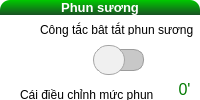
                     <widget class="QFrame" name="Bot_Ctrl_frame_3">
                      <property name="styleSheet">
                       <string notr="true">background-color: rgb(255, 255, 255);
border-radius: 10px;</string>
                      </property>
                      <property name="frameShape">
                       <enum>QFrame::StyledPanel</enum>
                      </property>
                      <property name="frameShadow">
                       <enum>QFrame::Raised</enum>
                      </property>
                      <layout class="QVBoxLayout" name="verticalLayout_27">
                       <property name="spacing">
                        <number>0</number>
                       </property>
                       <property name="leftMargin">
                        <number>0</number>
                       </property>
                       <property name="topMargin">
                        <number>0</number>
                       </property>
                       <property name="rightMargin">
                        <number>0</number>
                       </property>
                       <property name="bottomMargin">
                        <number>0</number>
                       </property>
                       <item>
                        <widget class="QPushButton" name="Bot_Ctrl_frame3_header">
                         <property name="font">
                          <font>
                           <family>Segoe UI</family>
                           <pointsize>10</pointsize>
                           <weight>75</weight>
                           <bold>true</bold>
                          </font>
                         </property>
                         <property name="styleSheet">
                          <string notr="true">color: rgb(255, 255, 255);
background-color: qlineargradient(spread:pad, x1:0, y1:0, x2:0, y2:1, stop:0 rgba(0, 201, 0, 255), stop:1 rgba(25, 81, 36, 255));
border-bottom-left-radius: 0px;
border-bottom-right-radius: 0px;</string>
                         </property>
                         <property name="text">
                          <string>Phun sương</string>
                         </property>
                        </widget>
                       </item>
                       <item>
                        <widget class="QFrame" name="Bot_Ctrl_frame3_body">
                         <property name="frameShape">
                          <enum>QFrame::StyledPanel</enum>
                         </property>
                         <property name="frameShadow">
                          <enum>QFrame::Raised</enum>
                         </property>
                         <widget class="QLabel" name="label_8">
                          <property name="geometry">
                           <rect>
                            <x>40</x>
                            <y>5</y>
                            <width>161</width>
                            <height>20</height>
                           </rect>
                          </property>
                          <property name="styleSheet">
                           <string notr="true">color: rgb(0, 0, 0);</string>
                          </property>
                          <property name="text">
                           <string>Công tắc bật tắt phun sương</string>
                          </property>
                         </widget>
                         <widget class="QLabel" name="label_12">
                          <property name="geometry">
                           <rect>
                            <x>20</x>
                            <y>70</y>
                            <width>141</width>
                            <height>20</height>
                           </rect>
                          </property>
                          <property name="styleSheet">
                           <string notr="true">color: rgb(0, 0, 0);</string>
                          </property>
                          <property name="text">
                           <string>Cái điều chỉnh mức phun</string>
                          </property>
                         </widget>
                         <widget class="QSlider" name="Mist">
                          <property name="geometry">
                           <rect>
                            <x>20</x>
                            <y>100</y>
                            <width>211</width>
                            <height>22</height>
                           </rect>
                          </property>
                          <property name="styleSheet">
                           <string notr="true">QSlider::groove:Sprinkers{
	border: none;
	height: 10px;
	border-radius: 5px;
	margin: 10px;
	
	background-color: qlineargradient(spread:reflect, x1:0, y1:1, x2:1, y2:0, stop:0.0789133 rgba(0, 246, 255, 255), stop:0.467626 rgba(0, 171, 255, 255), stop:0.937904 rgba(0, 111, 255, 255));
}
QSlider::handle:Sprinkers{
	border: 1px solid  rgb(150, 150, 150);
	background-color: qradialgradient(spread:pad, cx:0.5, cy:0.5, radius:0.5, fx:0.5, fy:0.5, stop:0.169154 rgba(74, 74, 55, 255), stop:1 rgba(255, 255, 255, 255));
	height: 20px;
	width: 20px;
	border-radius: 10px;
	margin: -6px;
}</string>
                          </property>
                          <property name="orientation">
                           <enum>Qt::Horizontal</enum>
                          </property>
                         </widget>
                         <widget class="QPushButton" name="Slider_label1_20">
                          <property name="geometry">
                           <rect>
                            <x>160</x>
                            <y>60</y>
                            <width>49</width>
                            <height>28</height>
                           </rect>
                          </property>
                          <property name="font">
                           <font>
                            <family>Segoe UI</family>
                            <pointsize>12</pointsize>
                           </font>
                          </property>
                          <property name="styleSheet">
                           <string notr="true">color: qlineargradient(spread:pad, x1:0, y1:0, x2:0, y2:1, stop:0 rgba(0, 229, 0, 255), stop:1 rgba(0, 121, 0, 255));</string>
                          </property>
                          <property name="text">
                           <string>0'</string>
                          </property>
                         </widget>
                         <widget class="QSlider" name="Mist_Button">
                          <property name="geometry">
                           <rect>
                            <x>80</x>
                            <y>20</y>
                            <width>81</width>
                            <height>51</height>
                           </rect>
                          </property>
                          <property name="minimumSize">
                           <size>
                            <width>0</width>
                            <height>35</height>
                           </size>
                          </property>
                          <property name="maximumSize">
                           <size>
                            <width>16777215</width>
                            <height>16777215</height>
                           </size>
                          </property>
                          <property name="styleSheet">
                           <string notr="true">QSlider::groove:horizotal{
	border: 1px solid rgb(156, 156, 156);
	color: rgb(0, 0, 255);
	height: 20px;
	width: 45px;
	border-radius: 10px;
	background-color: rgb(200, 200, 200);
	margin: 1px;
}
QSlider::handle:horizotal{
	border:  1px solid rgb(165, 165, 165);
	background-color: rgb(240, 240, 240);
	height: 30px;
	width: 30px;
	border-radius: 15px;
	margin: -5px;
}
</string>
                          </property>
                          <property name="maximum">
                           <number>1</number>
                          </property>
                          <property name="pageStep">
                           <number>1</number>
                          </property>
                          <property name="value">
                           <number>0</number>
                          </property>
                          <property name="sliderPosition">
                           <number>0</number>
                          </property>
                          <property name="orientation">
                           <enum>Qt::Horizontal</enum>
                          </property>
                         </widget>
                        </widget>
                       </item>
                      </layout>
                     </widget>
